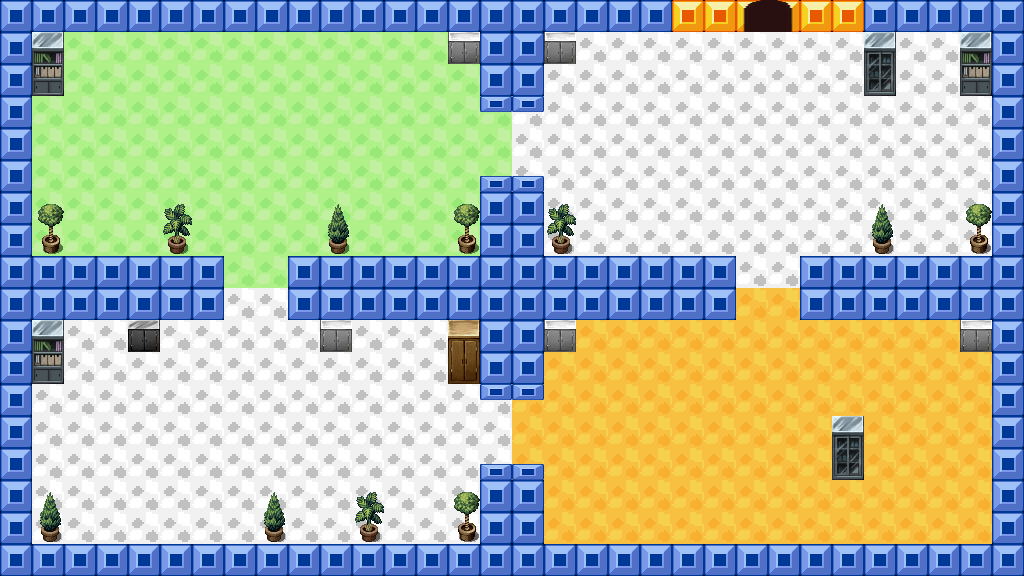

This game map was drawn from its Tiled (.tmx) file and the tilesets committed beside it. A one-line description and the trimmed map source follow:
An orthogonal 32x18 tile map with 32x32 px tiles, 3 tile layers (bg, lower, upper), 2 tilesets and 69 objects (11x wall, spawn, metal_rack).

<map version="1.0" orientation="orthogonal" width="32" height="18" tilewidth="32" tileheight="32">
 <tileset firstgid="1" name="tile1" tilewidth="32" tileheight="32">
  <image source="gfx/tile1.png" width="1024" height="1024" />
 </tileset>
 <tileset firstgid="1025" name="tilen" tilewidth="32" tileheight="32">
  <image source="gfx/tilen.png" width="512" height="512" />
 </tileset>
 <layer name="bg" width="32" height="18">
  <data>[576 cells, 576 non-empty, 5 distinct tile ids]</data>
 </layer>
 <layer name="lower" width="32" height="18">
  <data>[576 cells, 576 non-empty, 15 distinct tile ids]</data>
 </layer>
 <layer name="upper" width="32" height="18">
  <data>[576 cells, 576 non-empty, 9 distinct tile ids]</data>
 </layer>
 <objectgroup name="obj" width="32" height="18">
  <properties>
   <property name="wall" value="true" />
  </properties>
  <object name="wall" x="0" y="0" width="32" height="576">
   <properties>
    <property name="wall" value="true" />
   </properties>
  </object>
  <object name="wall" x="32" y="0" width="704" height="32">
   <properties>
    <property name="wall" value="true" />
   </properties>
  </object>
  <object name="wall" x="480" y="32" width="64" height="78">
   <properties>
    <property name="wall" value="true" />
   </properties>
  </object>
  <object name="wall" x="32" y="256" width="192" height="64">
   <properties>
    <property name="wall" value="true" />
   </properties>
  </object>
  <object name="wall" x="32" y="544" width="960" height="32">
   <properties>
    <property name="wall" value="true" />
   </properties>
  </object>
  <object name="wall" x="288" y="256" width="448" height="64">
   <properties>
    <property name="wall" value="true" />
   </properties>
  </object>
  <object name="wall" x="800" y="256" width="224" height="64">
   <properties>
    <property name="wall" value="true" />
   </properties>
  </object>
  <object name="wall" x="992" y="32" width="32" height="544">
   <properties>
    <property name="wall" value="true" />
   </properties>
  </object>
  <object name="wall" x="480" y="177" width="64" height="222">
   <properties>
    <property name="wall" value="true" />
   </properties>
  </object>
  <object name="wall" x="479" y="464" width="64" height="96">
   <properties>
    <property name="wall" value="true" />
   </properties>
  </object>
  <object name="wall" x="800" y="0" width="224" height="32">
   <properties>
    <property name="wall" value="true" />
   </properties>
  </object>
  <object x="736" y="1" width="63" height="8" />
 </objectgroup>
 <objectgroup name="obj2" width="32" height="18">
  <properties>
   <property name="spawn" value="true" />
  </properties>
  <object name="spawn" x="224" y="96" width="32" height="32">
   <properties>
    <property name="spawn" value="true" />
   </properties>
  </object>
 </objectgroup>
 <objectgroup name="obj3" width="32" height="18">
  <properties>
   <property name="object" value="true" />
  </properties>
  <object x="448" y="32" width="32" height="32">
   <properties>
    <property name="white_lockbox" value="true" />
   </properties>
  </object>
  <object x="544" y="32" width="32" height="32">
   <properties>
    <property name="white_lockbox" value="true" />
   </properties>
  </object>
  <object x="864" y="64" width="32" height="32">
   <properties>
    <property name="glasscase" value="true" />
   </properties>
  </object>
  <object x="960" y="64" width="32" height="32">
   <properties>
    <property name="metal_rack" value="true" />
   </properties>
  </object>
  <object x="128" y="320" width="32" height="32">
   <properties>
    <property name="black_lockbox" value="true" />
   </properties>
  </object>
  <object x="320" y="320" width="32" height="32">
   <properties>
    <property name="white_lockbox" value="true" />
   </properties>
  </object>
  <object x="544" y="320" width="32" height="32">
   <properties>
    <property name="white_lockbox" value="true" />
   </properties>
  </object>
  <object x="960" y="320" width="32" height="32">
   <properties>
    <property name="white_lockbox" value="true" />
   </properties>
  </object>
  <object name="metal_rack" x="32" y="64" width="32" height="32">
   <properties>
    <property name="metal_rack" value="true" />
   </properties>
  </object>
  <object x="32" y="224" width="32" height="32">
   <properties>
    <property name="plant" value="true" />
   </properties>
  </object>
  <object x="160" y="224" width="32" height="32">
   <properties>
    <property name="plant" value="true" />
   </properties>
  </object>
  <object x="320" y="224" width="32" height="32">
   <properties>
    <property name="plant" value="true" />
   </properties>
  </object>
  <object x="448" y="224" width="32" height="32">
   <properties>
    <property name="plant" value="true" />
   </properties>
  </object>
  <object x="32" y="352" width="32" height="32">
   <properties>
    <property name="metal_rack" value="true" />
   </properties>
  </object>
  <object x="32" y="512" width="32" height="32">
   <properties>
    <property name="plant" value="true" />
   </properties>
  </object>
  <object x="256" y="512" width="32" height="32">
   <properties>
    <property name="plant" value="true" />
   </properties>
  </object>
  <object x="352" y="512" width="32" height="32">
   <properties>
    <property name="plant" value="true" />
   </properties>
  </object>
  <object x="448" y="512" width="32" height="32">
   <properties>
    <property name="plant" value="true" />
   </properties>
  </object>
  <object x="544" y="224" width="32" height="32">
   <properties>
    <property name="plant" value="true" />
   </properties>
  </object>
  <object x="960" y="224" width="32" height="32">
   <properties>
    <property name="plant" value="true" />
   </properties>
  </object>
  <object x="864" y="224" width="32" height="32">
   <properties>
    <property name="plant" value="true" />
   </properties>
  </object>
  <object x="832" y="448" width="32" height="32">
   <properties>
    <property name="glasscase" value="true" />
   </properties>
  </object>
  <object x="744" y="12" width="49" height="12">
   <properties>
    <property name="goal" value="true" />
   </properties>
  </object>
  <object x="448" y="352" width="32" height="32">
   <properties>
    <property name="drawer" value="true" />
   </properties>
  </object>
 </objectgroup>
 <objectgroup name="obj4" width="32" height="18">
  <properties>
   <property name="enemy" value="true" />
  </properties>
  <object x="800" y="384" width="32" height="32">
   <properties>
    <property name="enemy" value="true" />
   </properties>
  </object>
 </objectgroup>
 <objectgroup name="pointer" width="32" height="18" visible="0">
  <properties>
   <property name="pointer" value="true" />
  </properties>
  <object x="448" y="32" width="32" height="32">
   <properties>
    <property name="white_lockbox" value="true" />
   </properties>
  </object>
  <object x="544" y="32" width="32" height="32">
   <properties>
    <property name="white_lockbox" value="true" />
   </properties>
  </object>
  <object x="928" y="32" width="32" height="64">
   <properties>
    <property name="glasscase" value="true" />
   </properties>
  </object>
  </objectgroup>
 <objectgroup name="keys1" width="32" height="18" visible="0">
  <properties>
   <property name="keys1" value="true" />
  </properties>
  <!-- 9 objects omitted --></objectgroup>
 <objectgroup name="key2" width="32" height="18" visible="0">
  <properties>
   <property name="keys2" value="true" />
  </properties>
  <!-- 6 objects omitted --></objectgroup>
 <objectgroup name="key3" width="32" height="18" visible="0">
  <properties>
   <property name="keys3" value="true" />
  </properties>
  <!-- 3 objects omitted --></objectgroup>
</map>
<!-- 28 of 69 objects omitted -->